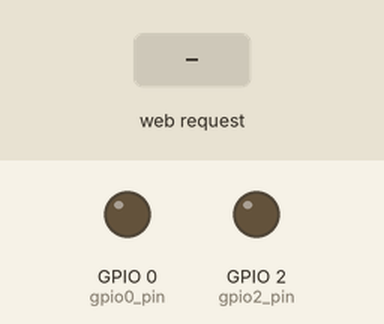
Simulated run of this sketch. Board: ESP8266 (NodeMCU). On the bench: output pins drawn as LEDs (lit = HIGH). The inputs (shaded band) are chosen by the test bench. WiFi joins after 1.5 s; servers stay silent unless stated; what the sketch prints to the serial monitor is not drawn.

Above: at 3.7 s.
3.8 s: HTTP request GET /L1_ON received
At 4.7 s:
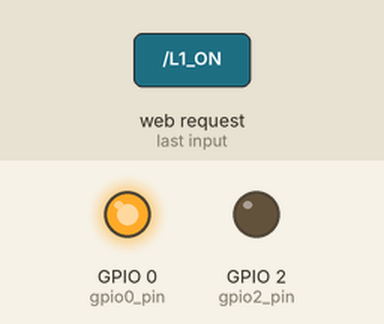
5.3 s: HTTP request GET /L2_ON received
At 5.8 s:
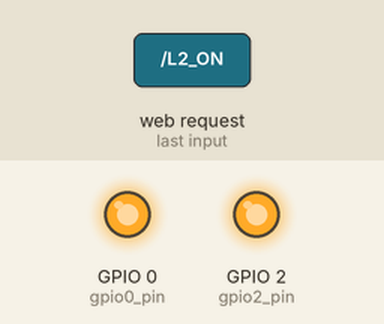
6.8 s: HTTP request GET /L1_OFF received
At 8.0 s:
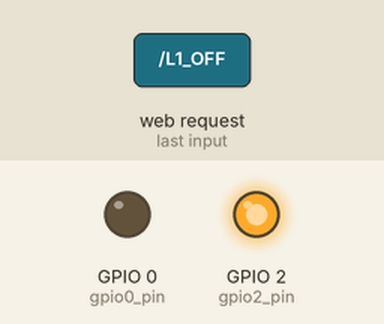
8.3 s: HTTP request GET /L2_OFF received
At 9.3 s:
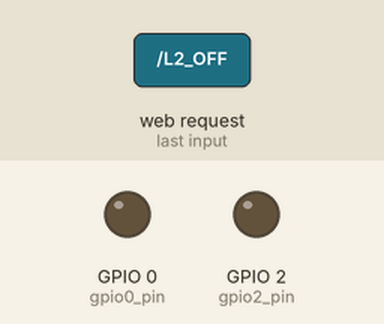
Timing chart, 0 to 10.8 s (numbered marks = the images above; inputs shaded):
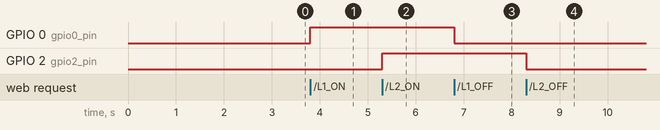

Measured:
- after the input at 3.8 s, GPIO 0 (gpio0_pin): LOW → HIGH at once
- after the input at 5.3 s, GPIO 2 (gpio2_pin): LOW → HIGH at once
- after the input at 6.8 s, GPIO 0 (gpio0_pin): HIGH → LOW at once
- after the input at 8.3 s, GPIO 2 (gpio2_pin): HIGH → LOW at once

The sketch:

Web_control_LED.ino
```cpp
#include <ESP8266WiFi.h>
#include <WiFiClient.h>
#include <ESP8266WebServer.h>
#include <ESP8266mDNS.h>

MDNSResponder mdns;

// Replace with your network credentials
const char* ssid = "*******";
const char* password = "*******";

ESP8266WebServer server(80);

String webPage = "";

int gpio0_pin = 0;
int gpio2_pin = 2;

void setup(void){
  webPage += "<!DOCTYPE html><html><head><meta charset=\"utf-8\"><title>STA模式網頁控制</title>";
  webPage += "<link rel=\"stylesheet\" type=\"text/css\" href=\"https://goo.gl/6gNKaN\">";
  webPage += "</head><body><br><div class=\"ui buttons\">";
  webPage += "<a href=\"L1_OFF\"><button class=\"ui button\">關</button></a>";
  webPage += "<div class=\"or\" data-text=\"or\"></div>";
  webPage += "<a href=\"L1_ON\"><button class=\"ui positive button\">開</button></a>";
  webPage += "</div>";
  webPage += "<br><br><div class=\"ui buttons\"><a href=\"L2_OFF\"><button class=\"ui button\">關</button></a>";
  webPage += "<div class=\"or\" data-text=\"or\"></div>";
  webPage += "<a href=\"L2_ON\"><button class=\"ui positive button\">開</button></a>";
  webPage += "</div></body></html>";


  // preparing GPIOs
  pinMode(gpio0_pin, OUTPUT);
  digitalWrite(gpio0_pin, LOW);
  pinMode(gpio2_pin, OUTPUT);
  digitalWrite(gpio2_pin, LOW);

  delay(1000);
  Serial.begin(115200);
  WiFi.begin(ssid, password);
  Serial.println("");

  // Wait for connection
  while (WiFi.status() != WL_CONNECTED) {
    delay(500);
    Serial.print(".");
  }
  Serial.println("");
  Serial.print("Connected to ");
  Serial.println(ssid);
  Serial.print("IP address: ");
  Serial.println(WiFi.localIP());

  if (mdns.begin("esp8266", WiFi.localIP())) {
    Serial.println("MDNS responder started");
  }

  server.on("/", [](){
    server.send(200, "text/html", webPage);
  });
  server.on("/L1_ON", [](){
    server.send(200, "text/html", webPage);
    digitalWrite(gpio0_pin, HIGH);
    delay(1000);
  });
  server.on("/L1_OFF", [](){
    server.send(200, "text/html", webPage);
    digitalWrite(gpio0_pin, LOW);
    delay(1000);
  });
  server.on("/L2_ON", [](){
    server.send(200, "text/html", webPage);
    digitalWrite(gpio2_pin, HIGH);
    delay(1000);
  });
  server.on("/L2_OFF", [](){
    server.send(200, "text/html", webPage);
    digitalWrite(gpio2_pin, LOW);
    delay(1000);
  });
  server.begin();
  Serial.println("HTTP server started");
}

void loop(void){
  server.handleClient();
}
```
